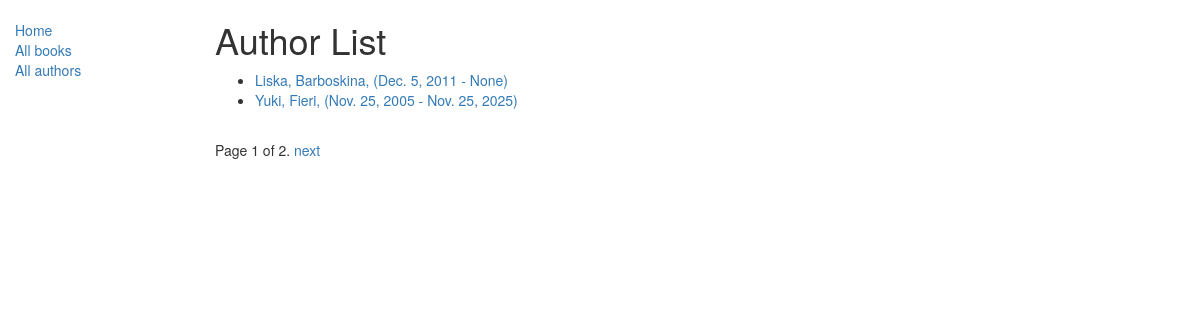
Screenshot of /catalog/authors/ with the database file from the repository.
### catalog/models.py (models this page shows, shortened)
class Author(models.Model):
    first_name = models.CharField(max_length=100)
    last_name = models.CharField(max_length=100)
    date_of_birth = models.DateField(null=True, blank=True)
    date_of_death = models.DateField('Died', null=True, blank=True)
    class Meta:
        ordering = ['last_name', 'first_name']
    def get_absolute_url(self):
        return reverse('author-detail', args=[str(self.id)])

### catalog/views.py (the view)
# urls.py: path('authors/', views.AuthorListView.as_view(), name='authors'),
class AuthorListView(generic.ListView):
    model = Author
    paginate_by = 2
    def get_context_data(self, **kwargs):
        context = super(AuthorListView, self).get_context_data(**kwargs)
        context['some_data'] = 'This is just some data'
        return context

### catalog/templates/catalog/author_list.html
{% extends "base_generic.html" %}
{% block content %}
    <h1>Author List</h1>
    {% if author_list %}
    <ul>
      {% for author in author_list %}
      <li>
        <a href="{{ author.get_absolute_url }}">{{ author.first_name }}, {{author.last_name}}, ({{ author.date_of_birth }} - {{ author.date_of_death }})</a>
      </li>
      {% endfor %}
    </ul>
    {% else %}
      <p>There are no authors in the library.</p>
    {% endif %}
{% endblock %}

### rows the page displays
Author: first_name "Liska", last_name "Barboskina", date_of_birth "Dec. 5, 2011", date_of_death "None"
Author: first_name "Yuki", last_name "Fieri", date_of_birth "Nov. 25, 2005", date_of_death "Nov. 25, 2025"

### other values shown
{{ page_obj.number }} "1"
{{ page_obj.paginator.num_pages }} "2"
